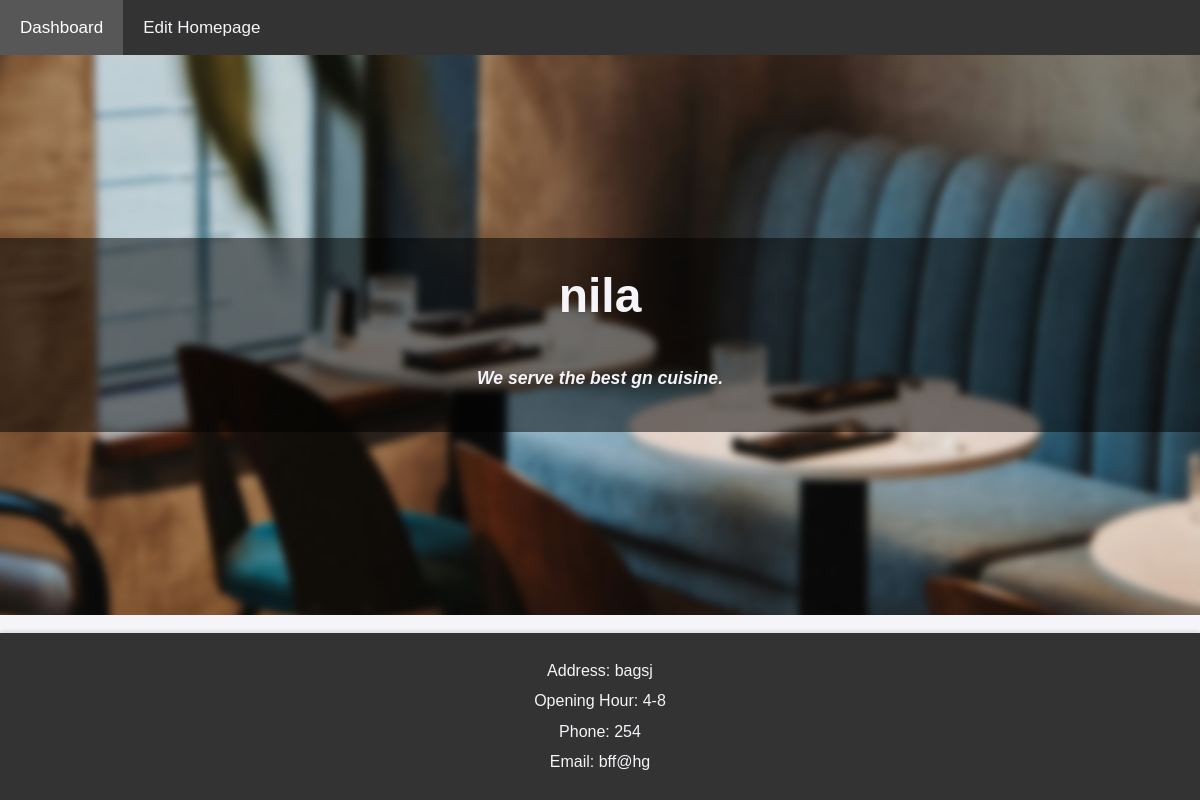
Page /home/home.php (signed in) on the committed database.
### tables this page shows
CREATE TABLE `restaurant` (
  `Restaurant_ID` int(10) NOT NULL,
  `Name` varchar(32) DEFAULT NULL,
  `Address` varchar(100) DEFAULT NULL,
  `Phone` int(11) DEFAULT NULL,
  `Email` varchar(25) DEFAULT NULL,
  `password` varchar(20) NOT NULL,
  `Cuisine_Type` varchar(20) DEFAULT NULL,
  `Opening_Hour` varchar(15) DEFAULT NULL
);

### home/home.php (the view, shortened to what this page needs)
<!DOCTYPE html>
<html lang="en">
<head>
    <link rel="stylesheet" href="home.css">
    <link rel="stylesheet" href="https://cdnjs.cloudflare.com/ajax/libs/font-awesome/4.6.3/css/font-awesome.min.css">
</head>
<body>
<?php
include('../admin/db.php');
$restaurant_id = $_SESSION['Restaurant_ID'];
$query = $conn->prepare("SELECT Name, Address, Phone, Email, Cuisine_Type, Opening_Hour FROM restaurant WHERE Restaurant_ID=?");
$query->bind_param("i", $restaurant_id);
$query->execute();
$query->bind_result($name, $address, $phone, $email, $cuisine_type, $opening_hour);
?>
<nav class="w3-bar w3-black">
    <a href="http://localhost/dbdine/Restaurant/r_dashboard/r_dashboard.php" class="w3-button w3-bar-item">Dashboard</a>
    <a href="http://localhost/dbdine/home/edit.php" class="w3-button w3-bar-item">Edit Homepage</a>
</nav>
<div class="bg">
    <div class="content">
        <h1><?php echo htmlspecialchars($name); ?>
        <h5><p class="w3-opacity"><i>We serve the best <?php echo htmlspecialchars($cuisine_type); ?> cuisine.</i></p>
        </h5>
    </h1>
        </div>
</div>
<footer class="footer">
    <p>Address: <?php echo htmlspecialchars($address); ?></p>
    <p>Opening Hour: <?php echo htmlspecialchars($opening_hour); ?></p>
    <p>Phone: <?php echo htmlspecialchars($phone); ?></p>
    <p>Email: <?php echo htmlspecialchars($email); ?></p>
</footer>
</body>
</html>

### home/home.css (style rules this page uses)
body, h1, h2, p, nav, footer { margin: 0; padding: 0; font-family: 'Arial', sans-serif; }
body { background-color: #f4f4f9; color: #333; line-height: 1.6; }
nav.w3-bar { background-color: #333; overflow: hidden; box-shadow: 0 2px 4px rgba(0, 0, 0, 0.1); }
nav.w3-bar a { float: left; display: block; color: #f4f4f9; text-align: center; padding: 14px 20px; text-decoration: none; font-size: 17px; }
.bg { background: url('3.jpg') no-repeat center center/cover; height: 70vh; position: relative; display: flex; justify-content: center; align-items: center; }
.content { background: rgba(0, 0, 0, 0.5); padding: 20px; width: 100%; text-align: center; border-radius: 0px; }
.content h1 { color: #f4f4f9; font-size: 3em; }
.content h5 { color: #f4f4f9; font-size: 1.1em; margin-bottom: 20px; }
.footer { background-color: #333; color: #f4f4f9; text-align: center; padding: 20px 0; position: absolute; width: 100%; bottom: 0; box-shadow: 0 -2px 4px rgba(0, 0, 0, 0.1); }
.footer p { margin: 5px 0; font-size: 1em; }

### rows in the picture
restaurant: Name "nila", Cuisine_Type "gn", Address "bagsj", Opening_Hour "4-8", Phone "254", Email "bff@hg"
